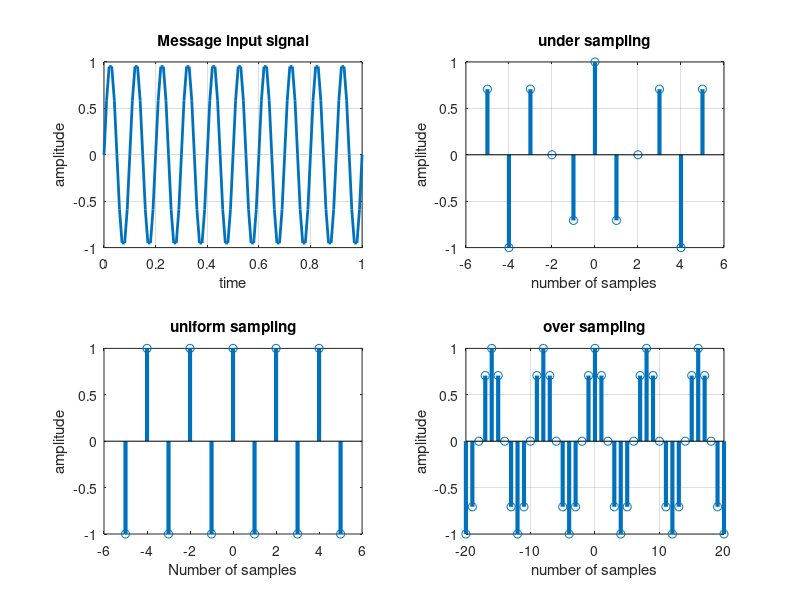

This figure's MATLAB source:
close all;
clc;
t=0:0.01:1; % Time Vector
fm=10; % Message (Input) signal amplitude
Am=1; % (Input) signal amplitude
x=Am*sin(2*pi*fm*t); % Message signal
subplot(2,2,1);
plot(t,x,'linewidth',2);
xlabel('time');
ylabel('amplitude');
grid;
title('Message input signal');
n1=-5:1:5;
fs1=1.6*fm;
fs2=2*fm;
fs3=8*fm;
x1=Am*cos(2*pi*fm/fs1*n1);
subplot(2,2,2);
stem(n1,x1,'linewidth',3);
xlabel('number of samples');
ylabel('amplitude');
grid on;
title('under sampling');
n2=-5:1:5;
x2=cos(2*pi*fm/fs2*n2);
subplot(2,2,3);
stem(n2,x2,'linewidth',3);
xlabel('Number of samples');
ylabel('amplitude');
hold on;
title('uniform sampling');
n3=-20:1:20;
x3=cos(2*pi*fm/fs3*n3);
subplot(2,2,4);stem(n3,x3,'linewidth',3);
hold on;
xlabel('number of samples');
ylabel('amplitude');
grid;
title('over sampling');